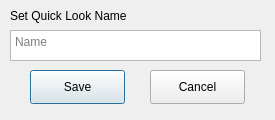
<?xml version="1.0" encoding="UTF-8"?>
<ui version="4.0">
 <class>winQuickLook</class>
 <widget class="QDialog" name="winQuickLook">
  <property name="geometry">
   <rect>
    <x>0</x>
    <y>0</y>
    <width>275</width>
    <height>120</height>
   </rect>
  </property>
  <property name="minimumSize">
   <size>
    <width>275</width>
    <height>120</height>
   </size>
  </property>
  <property name="maximumSize">
   <size>
    <width>275</width>
    <height>120</height>
   </size>
  </property>
  <property name="windowTitle">
   <string>Save Quick Look</string>
  </property>
  <property name="windowIcon">
   <iconset>
    <normaloff>icons/StarPlus.png</normaloff>icons/StarPlus.png</iconset>
  </property>
  <property name="styleSheet">
   <string notr="true">font: 57 12pt &quot;TerminessTTF Nerd Font&quot;;</string>
  </property>
  <widget class="QTextEdit" name="textQuickLookName">
   <property name="geometry">
    <rect>
     <x>10</x>
     <y>30</y>
     <width>251</width>
     <height>31</height>
    </rect>
   </property>
   <property name="tabChangesFocus">
    <bool>true</bool>
   </property>
   <property name="placeholderText">
    <string>Name</string>
   </property>
  </widget>
  <widget class="QLabel" name="label_5">
   <property name="geometry">
    <rect>
     <x>10</x>
     <y>0</y>
     <width>251</width>
     <height>31</height>
    </rect>
   </property>
   <property name="text">
    <string>Set Quick Look Name</string>
   </property>
  </widget>
  <widget class="QPushButton" name="btnSave">
   <property name="geometry">
    <rect>
     <x>30</x>
     <y>70</y>
     <width>95</width>
     <height>34</height>
    </rect>
   </property>
   <property name="text">
    <string>Save</string>
   </property>
  </widget>
  <widget class="QPushButton" name="btnCancel">
   <property name="geometry">
    <rect>
     <x>150</x>
     <y>70</y>
     <width>95</width>
     <height>34</height>
    </rect>
   </property>
   <property name="text">
    <string>Cancel</string>
   </property>
  </widget>
 </widget>
 <resources/>
 <connections/>
</ui>
